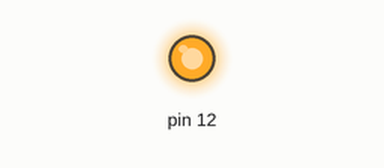
Simulated run of this sketch. Board: Arduino Uno, built with avr-gcc and run on an emulated ATmega328P. Shown: output pins drawn as LEDs (lit = HIGH).

Above: at 2.5 s.
At 6.0 s:
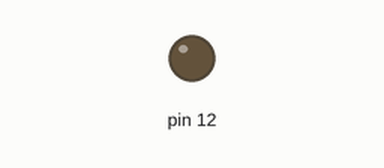
Timing chart, 0 to 9.1 s (numbered marks = the images above):
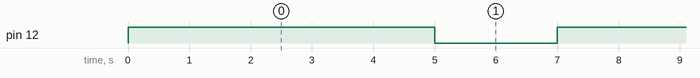

The sketch:

Test2.ino
```cpp
void setup() {
 pinMode(12, OUTPUT);
}

void loop() {

  digitalWrite(12, HIGH);
  delay(5000);
  digitalWrite(12, LOW);
  delay(2000);

}
```

Measured:
- by itself, pin 12: alternates HIGH for 5.0 s and LOW for 2.0 s
